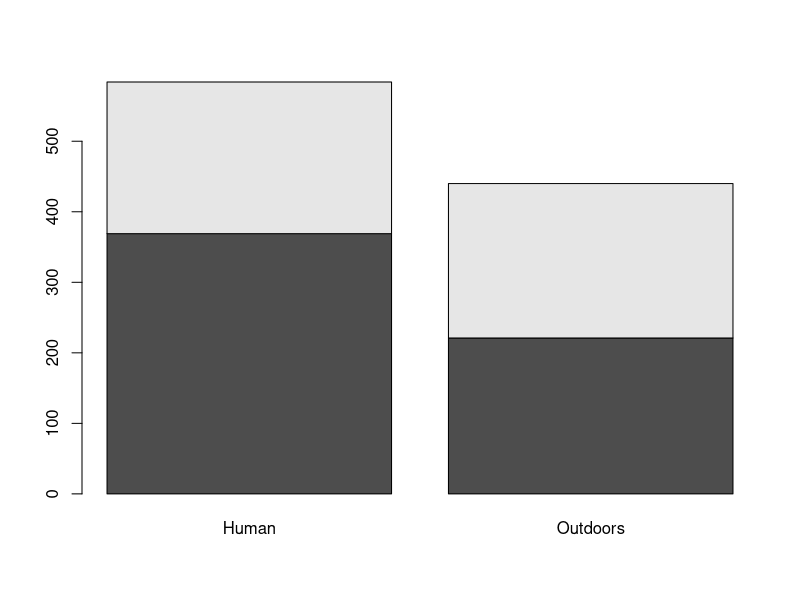
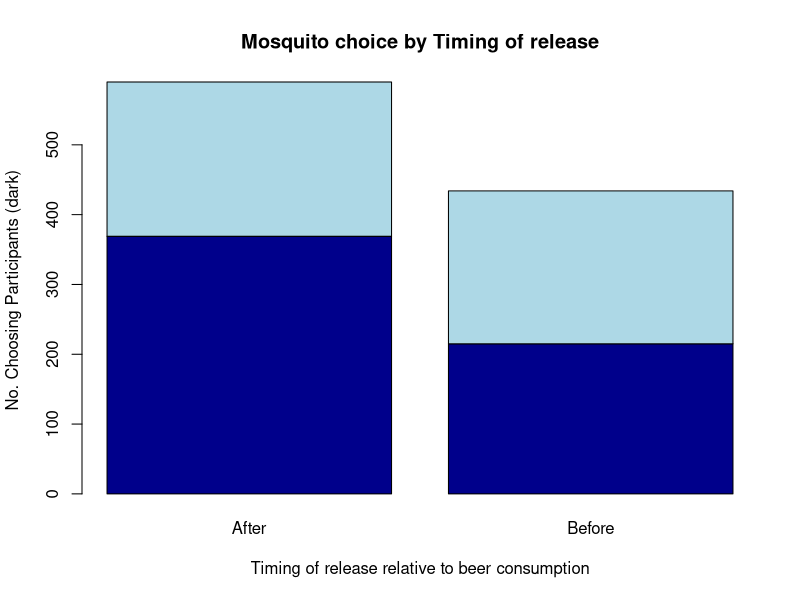
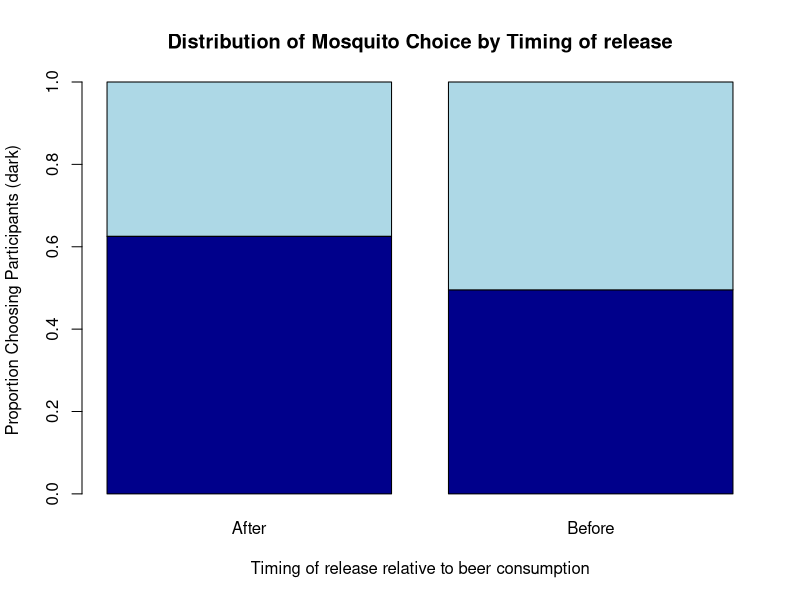

The R script that drew these images, in order: (Note: this script raises an error after producing the figures.)
## Tutorial on study designs and measures of effect
## Jim Scott 2012

## Meaningful Modeling of Epidemiologic Data, 2012 AIMS, Muizenberg

## Identifying study designs

## For each of the following descriptions, determine what type of 
## study design was used.  The answers are at the end of this tutorial


## Study #1
## A study examined risk factors associated with falling at an 
## assisted care living facility.  Researchers enrolled 75 patients that 
## had falls and another 211 inpatients that did not have falls.  For each 
## study participant, the researchers examined adverse event reports, 
## medical records and nurse staffing records.  They found that patients 
## with a balance deficit or lower extremity problem were at higher risk 
## for a fall.
##
## What type of study design best describes this study?
##
## a) Cohort Study
## b) Case-Control Study
## c) Cross-Sectional
## d) Correlational Study
## e) Randomized Controlled Trial

## Study #2
## Researchers were interested in identifying risk factors associated 
## with needle stick injuries among medical students.  To do so, a survey
## was mailed to  417 medical students at a National University.
## The survey included questions about demographic factors, knowledge of 
## needle handling protocols, and episodes of needlestick injury.  Over all,
## 59 students (14.1%) reported experiencing one or more needle stick injuries.  
## Invesigators found that those who reported having attended at least one 
## needle handling seminar had a lower prevalence of injury compared to 
## those that had not reported attending a seminar on needle handling.
##
##
## What type of study design best describes this study?
##
## a) Cohort Study
## b) Case-Control Study
## c) Cross-Sectional
## d) Correlational Study
## e) Randomized Controlled Trial

## Study 3
## Investigators sought to determine if water treatment via solar radiation
## is effective at reducing the overall incidence of diarrheal illness.  To 
## do so, researchers solicited participants from two neighboring towns.  
## All participants recieved clear plastic water containers.  However, 
## participants in town A were asked to treat their drinking water
## using the solar radtion method while those in town B were given no specific
## instructions.  AFter 6 months of follow-up, diarrhea incidence rates were 
## compared.
##
## What type of study design best describes this study?
##
## a) Cohort Study
## b) Case-Control Study
## c) Cross-Sectional
## d) Correlational Study
## e) Randomized Controlled Trial

## Study 4
##
## Is alcohol consumption associated with HIV transmission?
## To answer this question, researchers collected data on alcohol sales 
## and HIV prevalence in in 48 different countries.  To control for possible
## confounding, additional data such as GDP (Gross Domestic Product), 
## unemployment, and education were also included in the analysis. 
##
## What type of study design best describes this study?
##
## a) Cohort Study
## b) Case-Control Study
## c) Cross-Sectional
## d) Correlational Study
## e) Randomized Controlled Trial


## Analyzing a 2 x 2 table
##
## In order to demonstrate 2 x 2 table analysis and to calculate measures of effect,
## we'll look at some data collected by Lefevre, et. al (2010).  In that study 
## researchers conducted an experiment to determine if beer consumption increases how
## attractive humans are to mosquitoes.  In short, A number of  volunteers were 
## randomized to consume Beer.  Subsequently, mosquitoes were released into a
## controlled apparatus that led them to tents filled with study participants or an
## empty tent of outdoor air (uncontaminated by participants).  Two different mosquito
## releases were performed, once before beer was consumed and once after.
## You can read more details about the complete experiment online:
##  http://www.plosone.org/article/info:doi%2F10.1371%2Fjournal.pone.0009546

## Prior to beer consumption, 215 mosquitoes flew towards the tent containing study 
## participants while 219 flew toward the outdoor air.  After beer consumption 369
## mosquitoes flew toward the participants while only 221 flew towards the outdoor air. 

## We can replicate these data in R by entering the following commands:

Timing <- c(rep(1,590),rep(0,434))
Choice <- c(rep(1,369),rep(0,221),rep(1,215),rep(0,219))

Timing <- factor(Timing, levels = c(1,0), labels=c("After","Before"))
Choice <- factor(Choice, levels = c(1,0), labels=c("Human","Outdoors"))

MosquitoData <- data.frame(Timing,Choice)

## To see the data in table format you can use the table() command:

table(MosquitoData)

## Examining the data:
## It's usually a good idea to visually inspect the data with an appropriate graph.
## Immediate results can be attained by entering the following command:

barplot(table(MosquitoData))

## There are a number of reasons why this isn't a very satisfying plot.  Take a 
## a minute to consider what it's lacking.  How can it be improved?

## For one, it would probably make more sense to have the data stratified by 
## exposure - in this case, Timing of mosquito release -  before or after beer
## consumption.  Also, the plot is lacking appropriate labels and a title.

table(Choice, Timing)  # Timing variable now in columns

## This is an immidiate improvement, but still somewhat misleading:
barplot(table(Choice,Timing),main="Mosquito choice by Timing of release",
        xlab="Timing of release relative to beer consumption", 
        ylab="No. Choosing Participants (dark)", 
        col = c("darkblue", "lightblue","darkblue", "lightblue"))

## Better is to show the actual distribution of mosquito choice by Beer status using
## percentages:
prop.table(table(Choice,Timing),margin=2)

## This can be directly inserted into the barplot command:
barplot(prop.table(table(Choice, Timing),margin=2),
        main="Distribution of Mosquito Choice by Timing of release",
        xlab="Timing of release relative to beer consumption", 
        ylab="Proportion Choosing Participants (dark)", 
        col = c("darkblue", "lightblue"))

## Now the scales are comparable and it's clear that a greater proportion of 
## mosquitoes were attracted to the participants after they consumed the beer.

## The above code demonstrates the flexibility of R in creating plots.  Try 
## experimenting with different colors.  Also, it's probably more appropriate 
## to change the column ordering so that the 'Before' column is first.  Try using
## your knowledge of R's indexing system to do this on your own.  One possible 
## answer appears at the end of this tutorial.

## Now that you've looked at the data, a natural question that arises is:
## "Did drinking the beer really increase the attractiveness of the particiapnts?
## (as far as the mosquitoes are concerned, that is!)" -or- "Could the observed
## difference be do to chance?"

## There are a number of statistical tests that could be used to answer this question.
## (in particular, you could use a permuation test as demonstrated in previous lectures)
## Possibly the simplest method would be to use a Chi-square test of independence.
## The null hypothesis for this test is that the column and row variables are
## independent.  In this case, we could state the null hypothesis as:
## "Beer consumption has no effect on participant attractiveness".  The chi-square
## test statistic will have an approximate chi-square distribution with 
## (r - 1)*(c - 1) degrees of freedom (where r and c represent the number of rows
## and columns in the table - here df = 1) as long as the number of observations in 
## each cell is not "small".  You can get the chi-square test statistic, df, and 
## p-value from R by using the summary command in conjunction with table():
summary(table(Choice,Timing))

## The resulting p-value is very small, which provides evidence against the null
## hypothesis.  Conclusion: the evidence suggests that beer consumption and 
## attractiveness are not independent(!).  Of course, more research is needed.
## Chi-square test results can also be obtained in R by using the chisq.test()
## command:
?chisq.test

## Perform the same chi-square test that you did previously, but this time, use 
## the chisq.test() command.  Note: you may need to change one of the input arguments
## to get results that exaclty match those that you previous obtained.

## Measures of effect
## The odds ratio and relative risk can be calculated directly from our table:
table(Choice,Timing)

## Take a minute to perform these calculations by hand - then check your results 
## using R.  Also be sure you know how to interpret these measures.  which of these
## measures of effect is most appropriate for the given study?  

## It's good practice to provide confidence intervales (CIs) when reporting ORs and 
## RRs. These convey the degree of uncertainty (due to sampling) that is present in  
## the estimate(s) and represent a range of plausible values for the true measure of 
## effect.  Different methods exist for calculating CIs.  We'll rely on R to do the 
## calculating for us.  One way to obtain CIs is via the 'epiDisplay' package.  In 
## R-studio, it should be listed under the 'Packages' tab.  To load it you need 
## check its box or, alternatively, type: library(epiDisplay). If it isn't installed,
## do install.packages('epiDisplay') and then library(epiDisplay)

##
## If you don't see it listed under the 'Packages' tab, it may not be installed on 
## your computer.  You can attempt to do so by clicking the 'Install Packages' button
## and typing in: epiDisplay.

## Once epiDisplay is loaded, you have access to many commands relevant to 
## epidemiological analysis.  The command cci() provides the OR, CI, and results
## from a number of hypothesis tests associated 2x2 tables. 
?cci

## Here it makes sense to consider 'Timing' as the exposure (After = exposed, 
## Before = unexposed). 'Choice' could play the role of "disease" (Human = case
## Outdoors = control).
table(Choice, Timing)

## Selecting the appropriate values for the cci command:
cci(369, 221, 215, 219, graph=FALSE)

## Analagously, metrics associated with the RR can be obtained through epiDisplay's
## csi() command.  Try using csi() to obtain a CI for the RR. Note: csi doesn't 
## plot a graph for a 2x2 table, so you don't need to specify graph=FALSE

## Based on the CI's for the OR and RR, what conclusions can you draw about the 
## relationship between the variables in the table?


## Often, it is necessary to control for the effects that a potentially confounding 
## variable may have on an exposure/disease relationship.  When confounding is
## present, it is not possible to obtain an ubiased a measure of effect
## One way to determine if confounding is present is through the application 
## of stratified analysis. Consider the following raw dataset from a 
## hypothetical case-control study investigating gender as a risk factor for
## Malaria (adapted from Szklo & Nieto, 2000):

## replicate raw data:
Gender <- c(rep(1,156),rep(0,144))
Malaria <- c(rep(1,88),rep(0,68),rep(1,62),rep(0,82))
Workplace <- c(rep(1,35),rep(0,53),rep(1,53),rep(0,15),rep(1,52),rep(0,10),rep(1,79),rep(0,3))

Gender <- factor(Gender, levels = c(1,0), labels=c("male","female"))
Malaria <- factor(Malaria, levels = c(1,0), labels=c("case","control"))
Workplace <- factor(Workplace, levels = c(1,0), labels=c("indoor","outdoor"))

MalariaData <- data.frame(Gender,Malaria,Workplace)

## take a look at the first few lines of raw data:
head(MalariaData)

## examine the relationship between Gender and Malaria:
table(Gender,Malaria)

## An OR can be obtained using the cci command.  Try it out.  Note: remember 
## the format is cci(caseexp, controlex, casenoex, controlnoex, graph=FALSE).  
## Assume exposed = male:

## You should have found the OR = 1.71.  This represent the "crude" or "unadjusted"
## OR.  It suggests that the odds of malaria is higher for men than for women.  Now,
## let's see what happens when we stratify the data by workplace.  If workplace is 
## unrelated to these data (i.e. not a confounder) then we should get approximately
## the same OR (OR=1.71) as we did before for both levels of workplace.
##
table(Gender,Malaria,Workplace)

## Compute the ORs for each table separately using cci().  

## The resulting OR's are both close to 1.00.  This reveals two things: 1) Workplace 
## appears to be a confounder - the stratified ORs differ from the crude OR. 2) 
## Since the stratified ORs are approximately equal, workplace does not appear to 
## be an effect modifier (i.e. the ORs do not vary by workplace).  
##
## We can further explore the confounding nature of  Workplace by examining the 
## relationships between workplace & gender and workplace & malaria
table(Workplace,Gender)
cci(68, 88, 13, 131,graph=FALSE) ## Males are more likely to work outdoors

table(Workplace,Malaria)
cci(63, 18, 87, 132, graph=FALSE) ## Malaria is associated with working outside

## Because workplace is associated with both gender and malaria, it is not 
## surprising that it had a confounding effect on the relationship between
## gender and malaria.

## To complete the analysis a Mantel-Haenszel method for stratified data (not 
## covered in this tutorial) could be applied to determine a combined, adjusted
## measure of effect. 
## 
## Stratified analysis is perhaps most useful when variables are categorical and 
## the overall number of variables is small.  When dealing with a larger number of
## variables (e.g. many confounding factors) or continuous explanatory variables,
## generalized linear model methods such as logistic regression can be used to 
## estimate adjusted measures of effect.  

## For those of you that are already familiar with these types of models, you can
## use R to fit a logistic model to these data using the following commands:

my.model <- glm(Malaria ~ Gender + Workplace, family=binomial)
summary(my.model)

## The adjusted OR for malaria and gender after controlling for workplace can be
## obtained using:
exp(my.model$coefficients) 

## confidence intervals for the ORs can be obtained using:
exp(confint.default(my.model))

##  
##
##
##  Answers to selected exercises appear below
##
##
##
##
##
##
##
##
##
##
##
##
##
##
##
##
##
##
##
##
## Answers to Identifying Study Designs
## Study 1: Case control - participants were enrolled based on disease status
## (i.e. "falls") distributions of various exposures were then investigated.
##
## Study 2: Cross sectional - disease (needle stick) and exposure status 
## (e.g. attending a seminar) were assessed at the same time.  There is no
## way to know for certain which came first.  A very detailed survey may have
## asked about dates, but even then, results may be vulnerable to recall bias.
##
## Study 3: Cohort (best answer) - exposed (solar radiation) and unexposed 
## (no solar radiation) groups are followed over time and incidence rates 
## between the two groups are compared.  This could be considered a RCT but
## ONLY IF participants were randomly assigned to a treatment group.
##
## Study 4: Correlational - the unit of analysis is country.  No individual
## level data were collected.  Incidentally, there is no way to determine if 
## those who are HIV positive actually consumed more alcohol (on average) than 
## those who are HIV negative.  
##
## Examining the data:
## One answer to column switching exercise: 
## barplot(prop.table(table(Choice, Timing)[,c(2,1)],margin=2),
##       main="Distribution of Mosquito Choice by Timing of release",
##       xlab="Timing of release relative to beer consumption", 
##       ylab="Proportion Choosing Participants (dark)", 
##       col = c("darkblue", "lightblue"))
##
## Chi-square test:
## chisq.test(Choice,Timing, correct=FALSE)
##
## Measures of effect:
## 369*219 / (221*215)  ## OR = 1.7007
##
## The odds of attracting a mosquito are 1.70 times higher after cosuming beer
## (compared to no beer consumption)
##  
## (369/(369+221))/(215/(215+219))  ## RR = 1.2625
##
## The risk of attracting a mosquito is 1.26 times higher after cosuming beer
## (compared to no beer consumption)
##
## Which is more appropriate?  In this study we know the distribution of exposure
## (i.e. before/after) conditional on disease (i.e. human/outdoors) AND the 
## distribution of disease conditional on exposure.  As a result, either measure is
## appropriate - however, it's conventional to provide RR whenever possible because
## it is usually considered to be a more intuitive measure.  In a case-control study
## only the distriubtion of exposure conditional on disease is known - in that case,
## it would NOT be appropriate to calculate the RR - only the OR.
##
## cci command with appropriate labels:
## cci(369, 221, 215, 219, xlab="Timing",xaxis=c("Before","After"),
## ylab="Odds of choosing a human",yaxis=c("Human","Outdoors"), 
## main="Odds of choosing a human by exposure status")  
##
## csi command:
## csi(369, 221, 215, 219)
##
## A possible interpretation:
## The range of plausible values for the OR does not include the value 1.00, 
## suggesting that the odds of exposure between groups is unequal, therefore,
## we have evidence that the variables are related.  Similarly, the range of
## plausible values for the RR does not include 1.00, suggesting that the risk of 
## 'choosing a human' is not equal between exposure groups.  We have statistical 
## evidence thats supports the hypothesis that exposure and disease are 
## associated with one another.
##
## Crude OR for Malaria Data:
## cci(88,68,62,82, graph=FALSE)
##
## Stratified ORs
## cci(35,53,52,79,graph=FALSE)
## cci(53,15,10,3,graph=FALSE)

##  References:
##
## 1. Lefevre T, et. al. (2010) Beer Consumption Increases Human Attractiveness to 
##    Malarial Mosquitoes. Plos ONE 5(3); e9546.
##  
## 2. Szklo & Nieto, Epidemiology: Beyond the Basics, 2000 Aspen Publishers.
##

